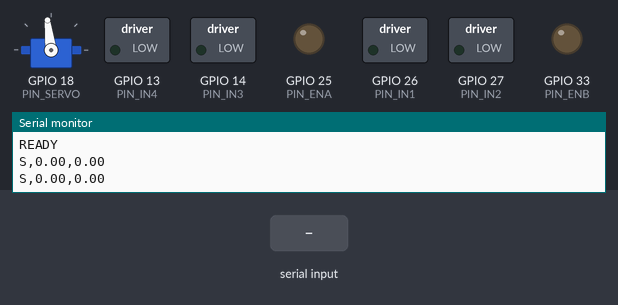
A sketch run on a simulated ESP32. Shown: servo, switched loads named in the sketch (green lamp = pin HIGH), output pins drawn as LEDs (lit = HIGH), the last lines printed to the serial monitor. The inputs (shaded band) are chosen by the test bench.

Above: at 1.2 s.
1.3 s: "C,,45\n" received over Serial
At 2.5 s:
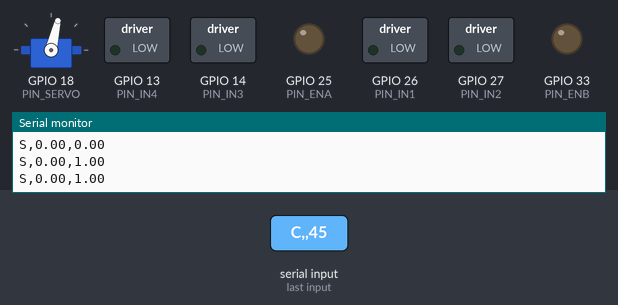
Timing chart, 0 to 4.3 s (numbered marks = the images above; inputs shaded):
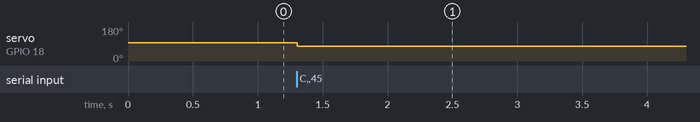

The sketch:

esp32_car.ino
```cpp
/*
 * ESP32 motor + steering driver for the Ackermann kids ride-on car.
 *
 *  - 4 DC motors on ONE L298N:  front pair on channel A, rear pair on channel B.
 *    Both channels always get the SAME command (no differential steering).
 *  - Front steering servo (25 kg): 97 deg = centre, 77 deg = full left, 117 deg = full right.
 *  - Talks to the computer over the USB cable (115200 baud).
 *
 *  Command line from ROS:   C,<speed>,<steer>\n
 *      speed : -1.0 .. +1.0   (+ = forward)
 *      steer : -1.0 .. +1.0   (+ = LEFT, - = RIGHT)
 *
 *  SAFETY: if no valid command arrives for 400 ms the motors are switched OFF.
 *
 *  Libraries: "ESP32Servo" (Arduino Library Manager).  Works with ESP32 Arduino core 2.x and 3.x.
 *
 *  WIRING (change the pins below if you wired differently)
 *     L298N ENA -> GPIO25   IN1 -> GPIO26   IN2 -> GPIO27      (front motors)
 *     L298N ENB -> GPIO33   IN3 -> GPIO14   IN4 -> GPIO13      (rear  motors)
 *     Servo signal -> GPIO18
 *     REMOVE the two ENA/ENB jumpers on the L298N, otherwise PWM has no effect.
 *     Servo needs its OWN 5-6 V supply (BEC) that can give >= 3 A. Do NOT power it from the ESP32.
 *     ALL grounds (battery, L298N, servo supply, ESP32) must be connected together.
 */
#include <ESP32Servo.h>

// ---------------- pins ----------------
const int PIN_ENA = 25, PIN_IN1 = 26, PIN_IN2 = 27;   // front motors
const int PIN_ENB = 33, PIN_IN3 = 14, PIN_IN4 = 13;   // rear motors
const int PIN_SERVO = 18;

// If a motor pair spins BACKWARDS when it should go forward, flip its flag (or swap the wires)
const bool INVERT_A = false;
const bool INVERT_B = false;

// ---------------- servo ----------------
const int SERVO_CENTER = 97;
const int SERVO_LEFT   = 77;
const int SERVO_RIGHT  = 117;

// ---------------- motors ----------------
const int PWM_FREQ  = 2000;     // Hz
const int PWM_BITS  = 8;        // 0..255
const int MIN_PWM   = 70;       // smallest duty that really moves the car (tune: raise if it hums but does not move)
const float DEADZONE = 0.02f;   // |speed| below this = stop
const unsigned long CMD_TIMEOUT_MS = 400;

#if ESP_ARDUINO_VERSION_MAJOR < 3
const int CH_A = 14, CH_B = 15;  // LEDC channels (ESP32Servo takes the low ones)
#endif

Servo steering;
unsigned long lastCmdMs = 0;
unsigned long lastStatusMs = 0;
float curSpeed = 0, curSteer = 0;
String line;

void pwmBegin(int pin, int ch) {
#if ESP_ARDUINO_VERSION_MAJOR >= 3
  ledcAttach(pin, PWM_FREQ, PWM_BITS);
#else
  ledcSetup(ch, PWM_FREQ, PWM_BITS);
  ledcAttachPin(pin, ch);
#endif
}

void pwmWrite(int pin, int ch, int duty) {
#if ESP_ARDUINO_VERSION_MAJOR >= 3
  ledcWrite(pin, duty);
#else
  ledcWrite(ch, duty);
#endif
}

void setChannel(int en, int chn, int in1, int in2, float speed, bool invert) {
  if (invert) speed = -speed;
  if (fabs(speed) < DEADZONE) {              // stop (coast)
    digitalWrite(in1, LOW);
    digitalWrite(in2, LOW);
    pwmWrite(en, chn, 0);
    return;
  }
  int duty = MIN_PWM + (int)((255 - MIN_PWM) * min(1.0f, fabs(speed)));
  digitalWrite(in1, speed > 0 ? HIGH : LOW);
  digitalWrite(in2, speed > 0 ? LOW : HIGH);
  pwmWrite(en, chn, duty);
}

void driveAll(float speed) {
  // BOTH channels get exactly the same command
  #if ESP_ARDUINO_VERSION_MAJOR >= 3
    setChannel(PIN_ENA, 0, PIN_IN1, PIN_IN2, speed, INVERT_A);
    setChannel(PIN_ENB, 0, PIN_IN3, PIN_IN4, speed, INVERT_B);
  #else
    setChannel(PIN_ENA, CH_A, PIN_IN1, PIN_IN2, speed, INVERT_A);
    setChannel(PIN_ENB, CH_B, PIN_IN3, PIN_IN4, speed, INVERT_B);
  #endif
}

void steer(float s) {                         // s: -1 (right) .. +1 (left)
  s = constrain(s, -1.0f, 1.0f);
  float angle = (s >= 0) ? SERVO_CENTER + s * (SERVO_LEFT - SERVO_CENTER)
                         : SERVO_CENTER + (-s) * (SERVO_RIGHT - SERVO_CENTER);
  steering.write((int)constrain(angle, SERVO_LEFT, SERVO_RIGHT));
}

void handleLine(const String &l) {
  if (!l.startsWith("C,")) return;
  int c1 = l.indexOf(',', 2);
  if (c1 < 0) return;
  float sp = l.substring(2, c1).toFloat();
  float st = l.substring(c1 + 1).toFloat();
  curSpeed = constrain(sp, -1.0f, 1.0f);
  curSteer = constrain(st, -1.0f, 1.0f);
  lastCmdMs = millis();
}

void setup() {
  Serial.begin(115200);

  pinMode(PIN_IN1, OUTPUT); pinMode(PIN_IN2, OUTPUT);
  pinMode(PIN_IN3, OUTPUT); pinMode(PIN_IN4, OUTPUT);
#if ESP_ARDUINO_VERSION_MAJOR >= 3
  pwmBegin(PIN_ENA, 0); pwmBegin(PIN_ENB, 0);
#else
  pwmBegin(PIN_ENA, CH_A); pwmBegin(PIN_ENB, CH_B);
#endif
  driveAll(0);

  steering.setPeriodHertz(50);
  steering.attach(PIN_SERVO, 500, 2400);
  steer(0);                                   // centre (97 deg)

  line.reserve(48);
  Serial.println("READY");
}

void loop() {
  while (Serial.available()) {
    char ch = (char)Serial.read();
    if (ch == '\n') { handleLine(line); line = ""; }
    else if (ch != '\r' && line.length() < 40) line += ch;
    else if (line.length() >= 40) line = "";
  }

  if (millis() - lastCmdMs > CMD_TIMEOUT_MS) {   // WATCHDOG: lost the computer -> stop
    curSpeed = 0;
  }

  driveAll(curSpeed);
  steer(curSteer);

  if (millis() - lastStatusMs > 500) {
    lastStatusMs = millis();
    Serial.printf("S,%.2f,%.2f\n", curSpeed, curSteer);
  }
  delay(5);
}
```

Measured:
- after the input at 1.3 s, servo on GPIO 18 (PIN_SERVO): 97° → 77° at once
